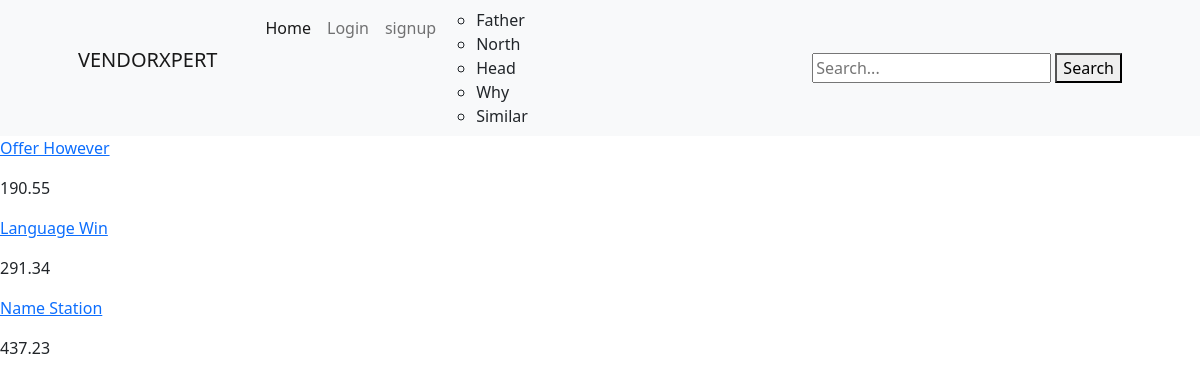
The page /vendors/2/ on the database its author committed.
### store/models.py (models this page shows, shortened)
class Category(models.Model):
    title = models.CharField(max_length=50)
    slug = models.SlugField()
    class Meta:
        verbose_name_plural = 'Categories'

class Product(models.Model):
    DRAFT = "draft"
    WAITING_APPROVAL = "waiting approval"
    ACTIVE = 'active'
    DELETED = 'deleted'
    IN_STOCK = 'in stock'
    OUT_OF_STOCK = 'out of stock'
    STATUS_CHOICES = (
        (DRAFT , "draft"),
        (WAITING_APPROVAL , "waiting approval"),
        (ACTIVE , 'active'),
        (DELETED , 'deleted'),
    )
    STOCK_CHOICES = (
        (IN_STOCK , 'In stock'),
        (OUT_OF_STOCK , 'Out of stock'),
    )
    category = models.ForeignKey(Category, related_name='product', on_delete=models.CASCADE)
    vendor = models.ForeignKey(VendorProfile,related_name='product', on_delete=models.CASCADE)
    title = models.CharField(max_length=50)
    slug = models.SlugField()
    description = models.TextField()
    price = models.BigIntegerField()
    created_at = models.DateTimeField(auto_now=True)
    updated_at = models.DateTimeField(auto_now=True)
    product_image = models.ImageField(upload_to='uploads/product_image/', blank=True, null=True)
    thumbnail = models.ImageField(upload_to='uploads/product_image/thumbnail', blank=True, null=True)
    status = models.CharField(max_length=50, choices=STATUS_CHOICES, default=ACTIVE)
    stock = models.CharField(max_length=50, choices=STOCK_CHOICES, default=IN_STOCK)
    featured = models.BooleanField(default=False)
    class Meta:
        ordering = ('-created_at',)
    def display_price(self):
        return self.price/100

### userprofile/views.py (the view)
# urls.py: path('vendors/<int:pk>/', views.vendor_detail, name='vendor_detail'),
def vendor_detail(request, pk):
    user = VendorProfile.objects.get(pk=pk)
    product = Product.objects.filter(vendor=user, status=Product.ACTIVE, stock=Product.IN_STOCK)
    return render(request, 'userprofile/vendor_detail.html', {
        'user':user,
        'product':product
    })

### store/templatetags/menu.py (called while the page is built)
@register.inclusion_tag('store/menu.html')
def menu():
    categories = Category.objects.all()
    return {'categories':categories}

### userprofile/templates/userprofile/vendor_detail.html (shortened to what this page needs)
{% extends 'core/base.html' %}
{% block body %}
    {% for products in product %}
        <div>
            <a href="{% url 'product_detail' products.category.slug products.slug %}"><p>{{ products.title }}</p></a>
            <p>{{ products.display_price }}</p>
        </div>
{% endfor %}
{% endblock body %}

### store/templates/store/menu.html
{% for category in categories %}
<li><a class="dropdown-item" href="{% url 'category_detail' category.slug %}">{{ category.title }}</a></li>
{% endfor %}

### rows shown on the page
Category: title "Father"
Category: title "North"
Category: title "Head"
Category: title "Why"
Category: title "Similar"
Product: title "Offer However", display_price "190.55"
Product: title "Language Win", display_price "291.34"
Product: title "Name Station", display_price "437.23"
